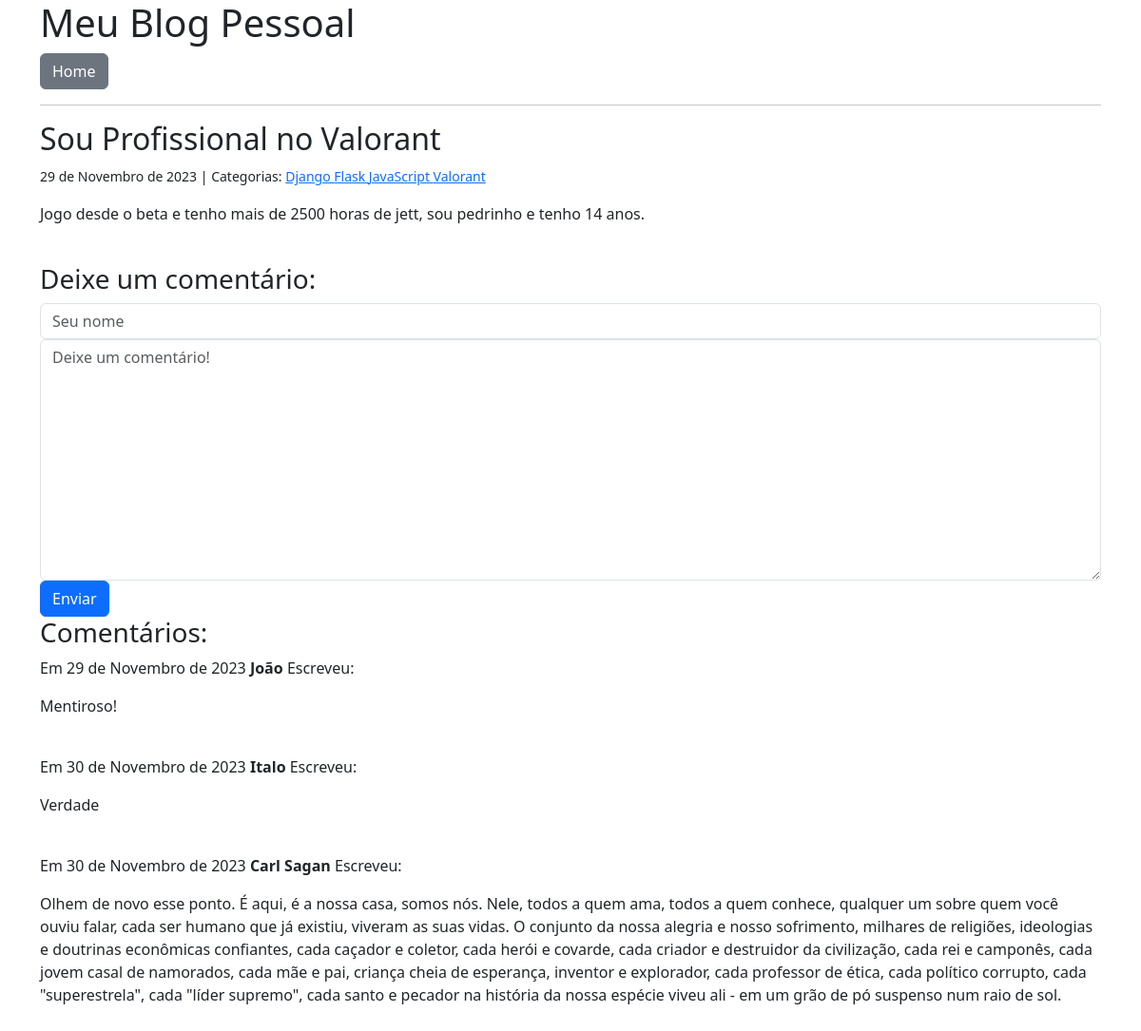
The app's page /post/2/ with its own data.
### blog/models.py (models this page shows, shortened)
class Post(models.Model):
    titulo = models.CharField(max_length=255);
    corpo = models.TextField()
    criado_em = models.DateTimeField(auto_now_add=True)
    modificado_em = models.DateTimeField(auto_now=True)
    categorias = models.ManyToManyField('Categoria', related_name='posts')

class Categoria(models.Model):
    nome = models.CharField(max_length=20)

class Comentario(models.Model):
    autor = models.CharField(max_length=60)
    corpo = models.TextField()
    criado_em = models.DateTimeField(auto_now_add=True)
    post = models.ForeignKey("Post", on_delete=models.CASCADE)

### blog/views.py (the view, shortened to what this page needs)
# urls.py: path('post/<int:pk>/',views.blog_detalhe,name='blog_detalhe'),
def blog_detalhe(request, pk):
    post = Post.objects.get(pk=pk)
    form = ComentarioForm()
    comentarios = Comentario.objects.filter(post=post)
    context = {
        'post': post,
        'comentarios': comentarios,
        'form' : ComentarioForm(),
    }
    return render( request, "blog/detalhe.html",context)

### blog/forms.py
class ComentarioForm(forms.Form):
    autor = forms.CharField(
        max_length= 80,
        widget=forms.TextInput(
            attrs = {'class': 'form-control', 'placeholder': 'Seu nome'}
        ),
    )
    corpo = forms.CharField(
        widget= forms.Textarea(
            attrs= {'class': 'form-control', 'placeholder': 'Deixe um comentário!'},
        )
    )

### blog/templates/blog/detalhe.html (shortened to what this page needs)
{% extends 'base.html'%}
{%block page_title%}
    <h2> {{post.titulo}}</h2>
{%endblock page_title%}
{%block page_content%}
    <small>
        {{post.criado_em.date}} | Categorias:
        {% for categoria in post.categorias.all%}
            <a href="{%url 'blog_categoria' categoria.nome%}">
                {{categoria.nome}}
            </a>
        {% endfor %}
    </small>
    <p>{{post.corpo | linebreaks}}</p>
    <br>
    <h3>Deixe um comentário:</h3>
    <form method="post">
        <div>
            {{ form.autor }}
        </div>
        <div>
            {{form.corpo}}
        </div>
        <button type="submit" class="btn btn-primary">Enviar</button>
    </form>
    <h3>Comentários: </h3>
    {%for comentario in comentarios %}
        <p>
            Em {{comentario.criado_em.date}} <b>{{comentario.autor}}</b> Escreveu:
        </p>
        <p>
            {{comentario.corpo | linebreaks}}
        </p>
        <br>
    {% endfor %}
{% endblock page_content %}

### setup/templates/base.html (shortened to what this page needs)
<!DOCTYPE html>
<html lang="pt-br">
    <head>
        <link href="https://cdn.jsdelivr.net/npm/bootstrap@5.3.2/dist/css/bootstrap.min.css" rel="stylesheet">
</head>
<body>
    <div class="container">
        <h1>Meu Blog Pessoal</h1>
        <a class="btn btn-secondary" href="{%url 'blog_index'%}"> Home</a>
        <hr>
        {% block page_title %} {%endblock page_title %}
        {% block page_content%}  {%endblock page_content %}
    </div>
</body>
</html>

### records on screen
Post: titulo "Sou Profissional no Valorant", criado_em "29 de Novembro de 2023", corpo "Jogo desde o beta e tenho mais de 2500 horas de jett, sou pedrinho e tenho 14 anos."
Categoria: nome "Django"
Categoria: nome "Flask"
Categoria: nome "JavaScript"
Categoria: nome "Valorant"
Comentario: criado_em "29 de Novembro de 2023", autor "João", corpo "Mentiroso!"
Comentario: criado_em "30 de Novembro de 2023", autor "Italo", corpo "Verdade"
Comentario: criado_em "30 de Novembro de 2023", autor "Carl Sagan", corpo "Olhem de novo esse ponto. É aqui, é a nossa casa, somos nós. Nele, todos a quem ama, todos a quem conhece, qualquer um sobre quem você ouviu falar, cada ser humano que já existiu, viveram as suas vidas. O conjunto da nossa alegria e nosso sofrimento, milhares de religiões, ideologias e doutrinas econômicas confiantes, cada caçador e coletor, cada herói e covarde, cada criador e destruidor da civilização, cada rei e camponês, cada jovem casal de namorados, cada mãe e pai, criança cheia de esperança, inventor e explorador, cada professor de ética, cada político corrupto, cada \"superestrela\", cada \"líder supremo\", cada santo e pecador na história da nossa espécie viveu ali - em um grão de pó…"
